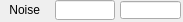
   <widget class="caFrame" name="caFrame_1">
    <property name="geometry">
     <rect>
      <x>297</x>
      <y>380</y>
      <width>183</width>
      <height>22</height>
     </rect>
    </property>
    <widget class="caLineEdit" name="caLineEdit_0">
     <property name="geometry">
      <rect>
       <x>120</x>
       <y>1</y>
       <width>61</width>
       <height>18</height>
      </rect>
     </property>
     <property name="alignment">
      <set>Qt::AlignAbsolute|Qt::AlignCenter|Qt::AlignHCenter|Qt::AlignVCenter</set>
     </property>
     <property name="channel" stdset="0">
      <string>$(P)$(R)Noise_RBV</string>
     </property>
     <property name="foreground">
      <color>
       <red>10</red>
       <green>0</green>
       <blue>184</blue>
      </color>
     </property>
     <property name="background">
      <color>
       <red>187</red>
       <green>187</green>
       <blue>187</blue>
      </color>
     </property>
     <property name="colorMode">
      <enum>caLineEdit::Static</enum>
     </property>
     <property name="precisionMode">
      <enum>caLineEdit::Channel</enum>
     </property>
     <property name="limitsMode">
      <enum>caLineEdit::Channel</enum>
     </property>
     <property name="maxValue">
      <double>1.000000000000000</double>
     </property>
     <property name="minValue">
      <double>0.000000000000000</double>
     </property>
     <property name="fontScaleMode" stdset="0">
      <enum>caLineEdit::WidthAndHeight</enum>
     </property>
     <property name="formatType">
      <enum>caLineEdit::decimal</enum>
     </property>
    </widget>
    <widget class="caTextEntry" name="caTextEntry_0">
     <property name="geometry">
      <rect>
       <x>55</x>
       <y>0</y>
       <width>60</width>
       <height>20</height>
      </rect>
     </property>
     <property name="channel" stdset="0">
      <string>$(P)$(R)Noise</string>
     </property>
     <property name="foreground">
      <color>
       <red>0</red>
       <green>0</green>
       <blue>0</blue>
      </color>
     </property>
     <property name="background">
      <color>
       <red>115</red>
       <green>223</green>
       <blue>255</blue>
      </color>
     </property>
     <property name="colorMode">
      <enum>caLineEdit::Static</enum>
     </property>
     <property name="precisionMode">
      <enum>caLineEdit::Channel</enum>
     </property>
     <property name="limitsMode">
      <enum>caLineEdit::Channel</enum>
     </property>
     <property name="maxValue">
      <double>1.000000000000000</double>
     </property>
     <property name="minValue">
      <double>0.000000000000000</double>
     </property>
     <property name="fontScaleMode" stdset="0">
      <enum>caLineEdit::WidthAndHeight</enum>
     </property>
     <property name="formatType">
      <enum>caLineEdit::decimal</enum>
     </property>
    </widget>
    <widget class="caLabel" name="caLabel_5">
     <property name="geometry">
      <rect>
       <x>-20</x>
       <y>0</y>
       <width>60</width>
       <height>20</height>
      </rect>
     </property>
     <property name="frameShape">
      <enum>QFrame::NoFrame</enum>
     </property>
     <property name="text">
      <string>Noise</string>
     </property>
     <property name="alignment">
      <set>Qt::AlignAbsolute|Qt::AlignRight|Qt::AlignTrailing|Qt::AlignVCenter</set>
     </property>
     <property name="fontScaleMode">
      <enum>ESimpleLabel::WidthAndHeight</enum>
     </property>
     <property name="foreground">
      <color>
       <red>0</red>
       <green>0</green>
       <blue>0</blue>
      </color>
     </property>
     <property name="background">
      <color alpha="0">
       <red>0</red>
       <green>0</green>
       <blue>0</blue>
      </color>
     </property>
    </widget>
   </widget>
